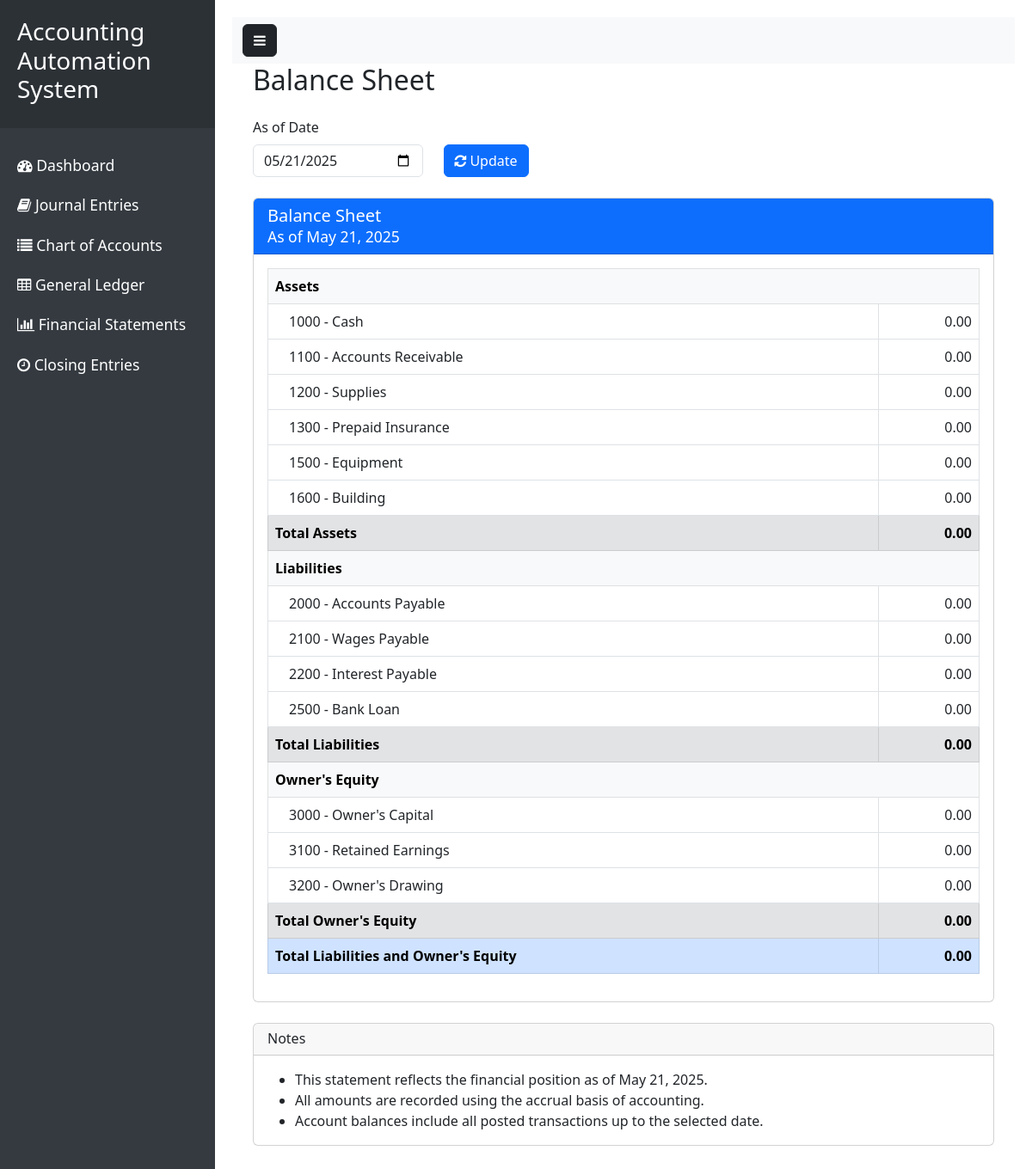
The page /Codes/Accounting-Automation/financial-statements/balance on the database its author committed.
### tables this page shows
CREATE TABLE IF NOT EXISTS accounts (
    id INT PRIMARY KEY AUTO_INCREMENT,
    account_code VARCHAR(20) NOT NULL UNIQUE,
    name VARCHAR(100) NOT NULL,
    type_id INT NOT NULL,
    balance DECIMAL(15, 2) DEFAULT 0.00,
    created_at TIMESTAMP DEFAULT CURRENT_TIMESTAMP,
    FOREIGN KEY (type_id) REFERENCES account_types(id)
);

### controllers/FinancialStatementsController.php (called while the page is built, shortened)
<?php
class FinancialStatementsController extends Controller {
    public function balanceSheet() {
        $data = [];
        $asOfDate = isset($_GET['as_of']) ? $_GET['as_of'] : date('Y-m-d');
        try {
            $sql = "SELECT a.account_code, a.name, a.balance
                    FROM accounts a
                    JOIN account_types at ON a.type_id = at.id
                    WHERE at.category = 'Asset'
                    ORDER BY a.account_code";
            $result = $this->db->query($sql);
            $data['assets'] = [];
            while ($row = $result->fetch_assoc()) {
                $data['assets'][] = $row;
            }
            $sql = "SELECT a.account_code, a.name, a.balance
                    FROM accounts a
                    JOIN account_types at ON a.type_id = at.id
                    WHERE at.category = 'Liability'
                    ORDER BY a.account_code";
            $result = $this->db->query($sql);
            $data['liabilities'] = [];
            while ($row = $result->fetch_assoc()) {
                $data['liabilities'][] = $row;
            }
            $sql = "SELECT a.account_code, a.name, a.balance
                    FROM accounts a
                    JOIN account_types at ON a.type_id = at.id
                    WHERE at.category = 'Equity'
                    ORDER BY a.account_code";
            $result = $this->db->query($sql);
            $data['equity'] = [];
            while ($row = $result->fetch_assoc()) {
                $data['equity'][] = $row;
            }
            $data['total_assets'] = array_sum(array_column($data['assets'], 'balance'));
            $data['total_liabilities'] = array_sum(array_column($data['liabilities'], 'balance'));
            $data['total_equity'] = array_sum(array_column($data['equity'], 'balance'));
            $data['as_of_date'] = date('F d, Y', strtotime($asOfDate));
        } catch (Exception $e) {
            $data['error'] = "Database error: " . $e->getMessage();
        }
        $this->view('financial-statements/balance', $data);
    }
}

### index.php (called while the page is built, shortened)
<?php
require_once 'core/Database.php';
$router = new Router();
$router->addRoute('/', 'DashboardController@index');
$router->addRoute('/journal', 'JournalController@index');
$router->addRoute('/journal/create', 'JournalController@create');
$router->addRoute('/ledger', 'LedgerController@index');
$router->addRoute('/financial-statements', 'FinancialStatementsController@index');
$router->addRoute('/financial-statements/income', 'FinancialStatementsController@incomeStatement');
$router->addRoute('/financial-statements/equity', 'FinancialStatementsController@equityStatement');
$router->addRoute('/financial-statements/balance', 'FinancialStatementsController@balanceSheet');
$router->addRoute('/closing', 'ClosingController@index');
$router->addRoute('/closing/process', 'ClosingController@process');
$router->addRoute('/accounts', 'AccountsController@index');
$router->addRoute('/accounts/create', 'AccountsController@create');
$router->addRoute('/accounts/edit/{id}', 'AccountsController@edit');
$router->dispatch();

### core/Database.php (called while the page is built, shortened)
<?php
class Database {
    private $connection;
    private function __construct() {
        try {
            $this->connection = new mysqli(DB_HOST, DB_USER, DB_PASS, DB_NAME);
            $this->connection->set_charset("utf8mb4");
        } catch (Exception $e) {
            die("Database connection failed: " . $e->getMessage());
        }
    }
    public function query($sql) {
        $result = $this->connection->query($sql);
        return $result;
    }
}

### views/financial-statements/balance.php (the view, shortened to what this page needs)
<div class="container-fluid">
    <div class="row mb-4">
        <div class="col">
            <h2 class="mb-4">Balance Sheet</h2>
            <form method="GET" class="mb-4">
                <div class="row align-items-end">
                    <div class="col-md-3">
                        <label for="as_of" class="form-label">As of Date</label>
                        <input type="date" id="as_of" name="as_of" class="form-control"
                               value="<?php echo date('Y-m-d', strtotime($as_of_date)); ?>">
                    </div>
                    <div class="col-md-2">
                        <button type="submit" class="btn btn-primary">
                            <i class="fa fa-refresh"></i> Update
                        </button>
                    </div>
                </div>
            </form>
            <div class="card">
                <div class="card-header bg-primary text-white">
                    <h5 class="card-title mb-0">
                        Balance Sheet
                        <br>
                        <small>As of <?php echo $as_of_date; ?></small>
                    </h5>
                </div>
                <div class="card-body">
                    <div class="table-responsive">
                        <table class="table table-bordered">
                            <tbody>
                                <tr class="table-light">
                                    <th colspan="2">Assets</th>
                                </tr>
                                <?php foreach ($assets as $asset): ?>
                                <tr>
                                    <td class="ps-4"><?php echo $asset['account_code'] . ' - ' . $asset['name']; ?></td>
                                    <td class="text-end"><?php echo number_format($asset['balance'], 2); ?></td>
                                </tr>
                                <?php endforeach; ?>
                                <tr class="table-secondary">
                                    <td class="fw-bold">Total Assets</td>
                                    <td class="text-end fw-bold"><?php echo number_format($total_assets, 2); ?></td>
                                </tr>
                                <tr class="table-light">
                                    <th colspan="2">Liabilities</th>
                                </tr>
                                <?php foreach ($liabilities as $liability): ?>
                                <tr>
                                    <td class="ps-4"><?php echo $liability['account_code'] . ' - ' . $liability['name']; ?></td>
                                    <td class="text-end"><?php echo number_format($liability['balance'], 2); ?></td>
                                </tr>
                                <?php endforeach; ?>
                                <tr class="table-secondary">
                                    <td class="fw-bold">Total Liabilities</td>
                                    <td class="text-end fw-bold"><?php echo number_format($total_liabilities, 2); ?></td>
                                </tr>
                                <tr class="table-light">
                                    <th colspan="2">Owner's Equity</th>
                                </tr>
                                <?php foreach ($equity as $account): ?>
                                <tr>
                                    <td class="ps-4"><?php echo $account['account_code'] . ' - ' . $account['name']; ?></td>
                                    <td class="text-end"><?php echo number_format($account['balance'], 2); ?></td>
                                </tr>
                                <?php endforeach; ?>
                                <tr class="table-secondary">
                                    <td class="fw-bold">Total Owner's Equity</td>
                                    <td class="text-end fw-bold"><?php echo number_format($total_equity, 2); ?></td>
                                </tr>
                                <tr class="table-primary">
                                    <td class="fw-bold">Total Liabilities and Owner's Equity</td>
                                    <td class="text-end fw-bold">
                                        <?php echo number_format($total_liabilities + $total_equity, 2); ?>
                                    </td>
                                </tr>
                            </tbody>
                        </table>
                    </div>
                </div>
            </div>
            <div class="card mt-4">
                <div class="card-header">
                    <h6 class="mb-0">Notes</h6>
                </div>
                <div class="card-body">
                    <ul class="mb-0">
                        <li>This statement reflects the financial position as of <?php echo $as_of_date; ?>.</li>
                        <li>All amounts are recorded using the accrual basis of accounting.</li>
                        <li>Account balances include all posted transactions up to the selected date.</li>
                    </ul>
                </div>
            </div>
        </div>
    </div>
</div>

### rows shown on the page
accounts: account_code "1000", name "Cash", balance "0.00"
accounts: account_code "1100", name "Accounts Receivable", balance "0.00"
accounts: account_code "1200", name "Supplies", balance "0.00"
accounts: account_code "1300", name "Prepaid Insurance", balance "0.00"
accounts: account_code "1500", name "Equipment", balance "0.00"
accounts: account_code "1600", name "Building", balance "0.00"
accounts: account_code "2000", name "Accounts Payable", balance "0.00"
accounts: account_code "2100", name "Wages Payable", balance "0.00"
accounts: account_code "2200", name "Interest Payable", balance "0.00"
accounts: account_code "2500", name "Bank Loan", balance "0.00"
accounts: account_code "3000", name "Owner's Capital", balance "0.00"
accounts: account_code "3100", name "Retained Earnings", balance "0.00"
accounts: account_code "3200", name "Owner's Drawing", balance "0.00"

### other values the page prints
APP_NAME "Accounting Automation System"
$as_of_date "May 21, 2025"
$total_assets "0.00"
$total_liabilities "0.00"
$total_equity "0.00"
$total_liabilities + $total_equity "0.00"
